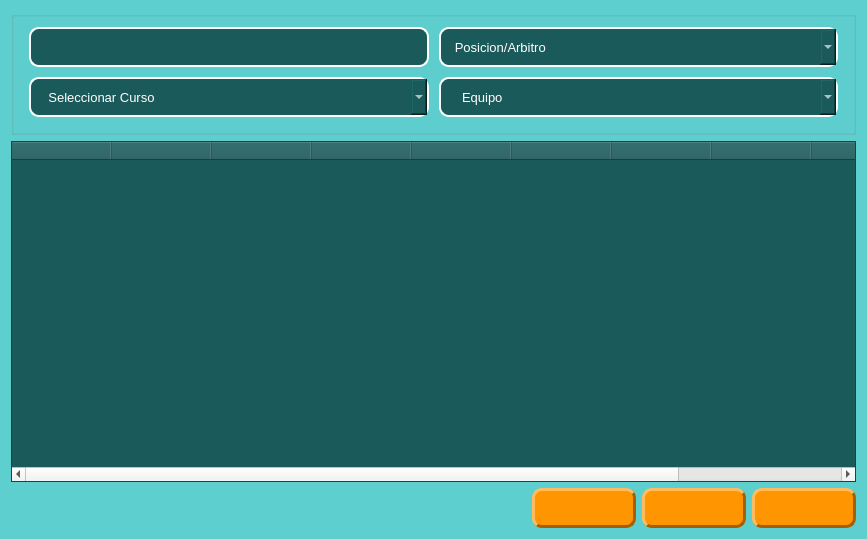
<?xml version="1.0" encoding="UTF-8"?>
<ui version="4.0">
 <class>Form</class>
 <widget class="QWidget" name="Form">
  <property name="geometry">
   <rect>
    <x>0</x>
    <y>0</y>
    <width>867</width>
    <height>539</height>
   </rect>
  </property>
  <property name="windowTitle">
   <string>Form</string>
  </property>
  <property name="styleSheet">
   <string notr="true">QWidget#Form {
	background-color: rgb(94, 207, 207);
}</string>
  </property>
  <layout class="QVBoxLayout" name="verticalLayout_3">
   <item>
    <widget class="QGroupBox" name="groupBox_filtro_participante">
     <property name="font">
      <font>
       <pointsize>11</pointsize>
       <bold>true</bold>
      </font>
     </property>
     <property name="title">
      <string/>
     </property>
     <layout class="QVBoxLayout" name="verticalLayout_formulario">
      <property name="spacing">
       <number>10</number>
      </property>
      <property name="leftMargin">
       <number>15</number>
      </property>
      <property name="topMargin">
       <number>10</number>
      </property>
      <property name="rightMargin">
       <number>15</number>
      </property>
      <property name="bottomMargin">
       <number>15</number>
      </property>
      <item>
       <layout class="QHBoxLayout" name="horizontalLayout" stretch="1,1">
        <item>
         <layout class="QVBoxLayout" name="verticalLayout">
          <item>
           <widget class="QLineEdit" name="lineEdit_nombre_participante_filtro">
            <property name="minimumSize">
             <size>
              <width>0</width>
              <height>40</height>
             </size>
            </property>
            <property name="font">
             <font>
              <pointsize>10</pointsize>
             </font>
            </property>
            <property name="toolTip">
             <string>Ingrese el nombre del equipo</string>
            </property>
            <property name="styleSheet">
             <string notr="true">    background-color: rgb(27, 90, 90);
    color: rgb(255, 255, 255);
    border: 2px solid #FFFFFF;
    border-radius: 10px;</string>
            </property>
            <property name="placeholderText">
             <string/>
            </property>
           </widget>
          </item>
          <item>
           <widget class="QComboBox" name="comboBox_curso_participante_filtro">
            <property name="minimumSize">
             <size>
              <width>150</width>
              <height>40</height>
             </size>
            </property>
            <property name="font">
             <font>
              <pointsize>10</pointsize>
             </font>
            </property>
            <property name="toolTip">
             <string>Seleccione el curso del equipo</string>
            </property>
            <property name="styleSheet">
             <string notr="true">    background-color: rgb(27, 90, 90);
    color: rgb(255, 255, 255);
    border: 2px solid #FFFFFF;
    border-radius: 10px;</string>
            </property>
            <item>
             <property name="text">
              <string>    Seleccionar Curso</string>
             </property>
            </item>
            <item>
             <property name="text">
              <string>1º ESO A</string>
             </property>
            </item>
            <item>
             <property name="text">
              <string>1º ESO B</string>
             </property>
            </item>
            <item>
             <property name="text">
              <string>2º ESO A</string>
             </property>
            </item>
            <item>
             <property name="text">
              <string>2º ESO B</string>
             </property>
            </item>
            <item>
             <property name="text">
              <string>3º ESO A</string>
             </property>
            </item>
            <item>
             <property name="text">
              <string>3º ESO B</string>
             </property>
            </item>
            <item>
             <property name="text">
              <string>4º ESO A</string>
             </property>
            </item>
            <item>
             <property name="text">
              <string>4º ESO B</string>
             </property>
            </item>
           </widget>
          </item>
         </layout>
        </item>
        <item>
         <layout class="QVBoxLayout" name="verticalLayout_2">
          <item>
           <widget class="QComboBox" name="comboBox_posicion_filtro">
            <property name="minimumSize">
             <size>
              <width>150</width>
              <height>40</height>
             </size>
            </property>
            <property name="font">
             <font>
              <pointsize>10</pointsize>
             </font>
            </property>
            <property name="toolTip">
             <string>Seleccione el curso del equipo</string>
            </property>
            <property name="styleSheet">
             <string notr="true">    background-color: rgb(27, 90, 90);
    color: rgb(255, 255, 255);
    border: 2px solid #FFFFFF;
    border-radius: 10px;</string>
            </property>
            <item>
             <property name="text">
              <string>   Posicion/Arbitro</string>
             </property>
            </item>
            <item>
             <property name="text">
              <string>Arbitro</string>
             </property>
            </item>
            <item>
             <property name="text">
              <string>Defensa</string>
             </property>
            </item>
            <item>
             <property name="text">
              <string>Delantero</string>
             </property>
            </item>
            <item>
             <property name="text">
              <string>Portero</string>
             </property>
            </item>
           </widget>
          </item>
          <item>
           <widget class="QComboBox" name="comboBox_equipo_participante_filtro">
            <property name="minimumSize">
             <size>
              <width>150</width>
              <height>40</height>
             </size>
            </property>
            <property name="font">
             <font>
              <pointsize>10</pointsize>
             </font>
            </property>
            <property name="toolTip">
             <string>Seleccione el curso del equipo</string>
            </property>
            <property name="styleSheet">
             <string notr="true">    background-color: rgb(27, 90, 90);
    color: rgb(255, 255, 255);
    border: 2px solid #FFFFFF;
    border-radius: 10px;</string>
            </property>
            <item>
             <property name="text">
              <string>     Equipo</string>
             </property>
            </item>
           </widget>
          </item>
         </layout>
        </item>
       </layout>
      </item>
     </layout>
    </widget>
   </item>
   <item>
    <widget class="QTableWidget" name="tableWidget_lista_participantes">
     <property name="font">
      <font>
       <pointsize>10</pointsize>
      </font>
     </property>
     <property name="styleSheet">
      <string notr="true">background-color: rgb(27, 90, 90);
color: rgb(255, 255, 255);</string>
     </property>
     <property name="alternatingRowColors">
      <bool>true</bool>
     </property>
     <property name="selectionMode">
      <enum>QAbstractItemView::SelectionMode::SingleSelection</enum>
     </property>
     <property name="selectionBehavior">
      <enum>QAbstractItemView::SelectionBehavior::SelectRows</enum>
     </property>
     <property name="sortingEnabled">
      <bool>true</bool>
     </property>
     <attribute name="horizontalHeaderStretchLastSection">
      <bool>true</bool>
     </attribute>
     <column>
      <property name="text">
       <string/>
      </property>
     </column>
     <column>
      <property name="text">
       <string/>
      </property>
     </column>
     <column>
      <property name="text">
       <string/>
      </property>
     </column>
     <column>
      <property name="text">
       <string/>
      </property>
     </column>
     <column>
      <property name="text">
       <string/>
      </property>
     </column>
     <column>
      <property name="text">
       <string/>
      </property>
     </column>
     <column>
      <property name="text">
       <string/>
      </property>
     </column>
     <column>
      <property name="text">
       <string/>
      </property>
     </column>
     <column>
      <property name="text">
       <string/>
      </property>
     </column>
     <column>
      <property name="text">
       <string/>
      </property>
     </column>
    </widget>
   </item>
   <item>
    <layout class="QHBoxLayout" name="horizontalLayout_2" stretch="10,2,2,2">
     <item>
      <spacer name="horizontalSpacer">
       <property name="orientation">
        <enum>Qt::Orientation::Horizontal</enum>
       </property>
       <property name="sizeHint" stdset="0">
        <size>
         <width>40</width>
         <height>20</height>
        </size>
       </property>
      </spacer>
     </item>
     <item>
      <widget class="QPushButton" name="pushButton_buscar_participante">
       <property name="minimumSize">
        <size>
         <width>0</width>
         <height>40</height>
        </size>
       </property>
       <property name="font">
        <font>
         <pointsize>10</pointsize>
         <bold>true</bold>
        </font>
       </property>
       <property name="toolTip">
        <string>Cargar imagen del escudo del equipo</string>
       </property>
       <property name="styleSheet">
        <string notr="true">background-color: rgb(255, 149, 1);
color: rgb(38, 126, 126);
border:3px solid;
border-right-color: rgb(163, 95, 0);
border-bottom-color: rgb(163, 95, 0);
border-top-color: rgb(255, 187, 92);
border-left-color: rgb(255, 187, 92);
border-radius:10px;</string>
       </property>
       <property name="text">
        <string/>
       </property>
      </widget>
     </item>
     <item>
      <widget class="QPushButton" name="pushButton_editar_participante">
       <property name="minimumSize">
        <size>
         <width>0</width>
         <height>40</height>
        </size>
       </property>
       <property name="font">
        <font>
         <pointsize>10</pointsize>
         <bold>true</bold>
        </font>
       </property>
       <property name="toolTip">
        <string>Cargar imagen del escudo del equipo</string>
       </property>
       <property name="styleSheet">
        <string notr="true">background-color: rgb(255, 149, 1);
color: rgb(38, 126, 126);
border:3px solid;
border-right-color: rgb(163, 95, 0);
border-bottom-color: rgb(163, 95, 0);
border-top-color: rgb(255, 187, 92);
border-left-color: rgb(255, 187, 92);
border-radius:10px;</string>
       </property>
       <property name="text">
        <string/>
       </property>
      </widget>
     </item>
     <item>
      <widget class="QPushButton" name="pushButton_volver_lista_participantes">
       <property name="minimumSize">
        <size>
         <width>0</width>
         <height>40</height>
        </size>
       </property>
       <property name="font">
        <font>
         <pointsize>10</pointsize>
         <bold>true</bold>
        </font>
       </property>
       <property name="toolTip">
        <string>Cargar imagen del escudo del equipo</string>
       </property>
       <property name="styleSheet">
        <string notr="true">background-color: rgb(255, 149, 1);
color: rgb(38, 126, 126);
border:3px solid;
border-right-color: rgb(163, 95, 0);
border-bottom-color: rgb(163, 95, 0);
border-top-color: rgb(255, 187, 92);
border-left-color: rgb(255, 187, 92);
border-radius:10px;
</string>
       </property>
       <property name="text">
        <string/>
       </property>
      </widget>
     </item>
    </layout>
   </item>
  </layout>
 </widget>
 <resources/>
 <connections/>
</ui>
